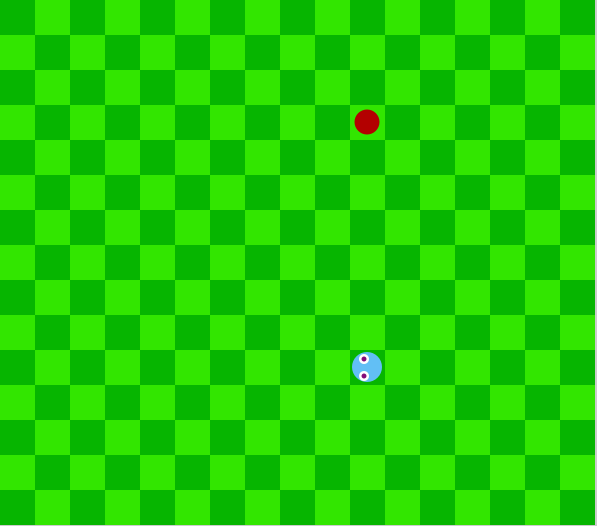
Frame 1 (no input)
Frame 60 (the mouse pressed at the canvas centre just before this capture): identical to frame 1, image omitted
Frame 120 (the mouse held since frame 60 and released just before this capture): identical to frame 1, image omitted

The Processing sketch that drew this single still picture (run headless with seeded random() and noise(); from frame 60 on, the mouse is pressed at the canvas centre):

// Processing sketch: Eindopdracht_1
// ── Eindopdracht_1.pde
int backgroundBlocks = 35; // Grootte van elk blok in de achtergrond
int xBackground = 17; // Aantal blokken in de breedte
int yBackground = 15; // Aantal blokken in de hoogte
int xApple = 1; //Appel x
int yApple = -1; //Appel y
int appleSize = 25; //Appel grootte
int score = 0; //Eindscore
int snakeLength = 1; //Lengte
int snakeSize = 30; //Snake grootte
int horizonKaart = xBackground * backgroundBlocks; //totaal X map
int verticaalKaart = yBackground * backgroundBlocks; //totaal Y map

float speed = 5; //slang snelheid
float dx = speed; //X change
float dy = 0; //Y change
float [] xSnake = new float [1792]; //17 x 15 = 255 //255 x 7(++) = 1792
float [] ySnake = new float [1792]; //15 x 17 = 255 //255 x 7(++) = 1792
float xScore = 200; //X-co score
float yScore = 250; //Y-co score
float xGO = 220; //X-co game over
float yGO = 320; //Y-co game over

boolean beginMoving = false; //Slang begin beweging
boolean gameOver = false; //Dood


String lastKey = ""; //Slaat keys op & begin startMoving();


void setup() {
  size(597, 526);  
  randomiseAppleLocation(); //Appels in de map spawnen
  drawBackgroundBlocks(); //Map tekenen 35x35 blokken  
  placeSnake(); //Slang op de map
}

void draw() {
  if (!gameOver) { //Spel actief
  snakeDirection(); //Slangrichting bepalen
  if (beginMoving) { //Kijken of de slang moet beginnen met bewegen
  snakePosition(); //Update de slang positie
  snakeCollision(); //Slang botsingen
  } 
  drawBackgroundBlocks(); //Achtergrond tekening
  drawApple(); //Appel tekening
  drawSnake(); //Slang tekening
  }else {
  gameOver();  //Voer gameover uit
  }
}

void drawBackgroundBlocks() { //Achtergrond
  noStroke(); //Geen lijnen tussen de map

  for (int i = 0; i < xBackground; i++) { //Breedte blokken
    for (int j = 0; j < yBackground; j++) { //Hoogte blokken

      int xWaarde = i * backgroundBlocks; //Breedte blokken x grootte van achtergrond blokken
      int yWaarde = j * backgroundBlocks; //Hoogte blokken x grootte van achtergrond blokken

      if ((i + j) % 2 == 0) { //Background kleur patroon
        fill(#06b500);
      } else {
        fill(#32e600);
      }
      rect(xWaarde, yWaarde, backgroundBlocks, backgroundBlocks); //Hokjes (i en j zorgen ervoor dat het zo een patroon is)
    }
  }
}

void drawApple() { //Appel tekenen
  
  fill(179, 0, 0); //Apple kleur
  ellipse(xApple, yApple, appleSize, appleSize); //Apple
  
  if (dist(xSnake[0]+17, ySnake[0]+17, xApple, yApple) < appleSize / 2 + 15){ //Als de afstand tussen het hoofd van de slang en de appel kleiner is dan de appel (15 px)
    snakeLength += 7; //Slang krijgt 7 slangdelen erbij (1hokje) als de distance tussen het hoofd en de appel 15 px is
    score++; //+1 score wanneer de distance tussen het hoofd en de appel 15 px is
    randomiseAppleLocation(); //Spawn appel op een random positie van de map als de distance tussen het hoofd en de appel 15 px is
  }
}

void randomiseAppleLocation(){ //Appel spawns
  int withinX = (horizonKaart - backgroundBlocks) / backgroundBlocks; //((17 x 35) - 35) / 35 (zodat het binnen de map spawned)
  int withinY = (verticaalKaart - backgroundBlocks) / backgroundBlocks; //((15 x 35) - 35) / 35 (zodat het binnen de map spawned)

  boolean validPosition = false;

  while (!validPosition) { //Blijft verder gaan tot appel positie valid is
    xApple = (int)(random(0, withinX)) * backgroundBlocks + backgroundBlocks / 2; //(random positie tussen 0 en x) (spawnen in de map) (spawnen in midden van hokje)
    yApple = (int)(random(0, withinY)) * backgroundBlocks + backgroundBlocks / 2; //(random positie tussen 0 en y) (spawnen in de map) (spawnen in midden van hokje)

    validPosition = true; 

    for (int i = 0; i < snakeLength; i++) {
      
      if (xApple == xSnake[i] + 17 && yApple == ySnake[i] + 17) { //Appel niet in slang spawnen
        validPosition = false; //Appelspawn = slang deel = validPosition false = break; (while)
        break; 
      }
    }
  }
}


void placeSnake(){ //Begin 1 hoofd elk slang deel begin op zelfde positie
 xSnake[0] = 350; // Hoofd x positie
  ySnake[0] = 350; // Hoofd y positie
  
  for (int i = 0; i < snakeLength; i++) { //Slang stuk bij einde van lichaams deel
    xSnake[i] = xSnake[0]; //X positie van elk stuk slang
    ySnake[i] = ySnake[0] + (snakeSize * i); //Y positie van elk stuk slang
  }
}

void drawSnake() { //Slang tekenen
  fill(98, 191, 245); //Snake kleur
  
  for (int i = 0; i < snakeLength; i++){
  ellipse(xSnake[i]+17, ySnake [i]+17, snakeSize, snakeSize); //arrays save x y van elk deel. 
  }

  fill(255, 255, 255); //Oogballen
  ellipse(xSnake[0]-3+17, ySnake[0]+9+17, 10, 10);
  ellipse(xSnake[0]-3+17, ySnake[0]-8+17, 10, 10);

  fill(133, 11, 122); //Ooglens
  ellipse(xSnake[0]-3+17, ySnake[0]+9+17, 5, 5);
  ellipse(xSnake[0]-3+17, ySnake[0]-8+17, 5, 5);
}

void snakePosition() { //Houdt slang positie bij
  for (int i = snakeLength; i > 0; i--){ //als i groter is dan 0 word elk slang deel verplaatst naar het deel daarvoor
  xSnake[i] = xSnake[i-1]; //Verplaats x deel met laatste x deel
  ySnake[i] = ySnake[i-1]; //Verplaats y deel met laatste y deel
  }
  xSnake[0] += dx; //x positie (-1 zorgt ervoor dat het niet in elkaar is)
  ySnake[0] += dy; //y positie (-1 zorgt ervoor dat het niet in elkaar is)
}

void startMoving(){ //Start slangbeweging
  beginMoving = true;
  snakeDirection(); //Knows moving direction
}

void keyPressed() {  
    if (keyCode == 37) {
    lastKey = "LEFT";
    startMoving(); //Als de linker arrow (37) wordt ingedrukt dat de slang naar links beweegt.
  } else if (keyCode == 38) {
    lastKey = "UP";
    startMoving(); //Als de up arrow (38) wordt ingedrukt dat de slang naar boven beweegt.
  } else if (keyCode == 39) {
    lastKey = "RIGHT";
    startMoving(); //Als de rechter arrow (39) wordt ingedrukt dat de slang naar rechts beweegt.
  } else if (keyCode == 40) {
    lastKey = "DOWN";
    startMoving(); //Als de down arrow (40) wordt ingedrukt dat de slang naar beneden beweegt.
  }
}


void snakeDirection() { //Richting bepalen
  if (xSnake[0] % 35 == 0 && ySnake[0] % 35 == 0) { //Laat het precies in de hokjes bewegen
    if (lastKey == "LEFT" && dx != speed) {
      dx = -speed; // Negative x waarden = links
      dy = 0; //Niet omhoog of omlaag
    } 
    else if (lastKey == "UP" && dy != speed) {
      dx = 0; //Niet links of rechts
      dy = -speed; //Negative y waarde = omhoog
    } 
    else if (lastKey == "RIGHT" && dx != -speed) {
      dx = speed; // positive x waarden = rechts
      dy = 0; //Niet omhoog of omlaag
    } 
    else if (lastKey == "DOWN" && dy != -speed) {
      dx = 0; // Niet naar links of rechts
      dy = speed; //positive y waarden = omlaag
    }
  }
}

void gameOver(){
  fill(#424744); //Donker grijze kleur
  textSize(50); //Tekst grote (50px)
  textAlign(CENTER); //Tekts in de midden van de map
  
   float xScore = width / 2; //score midden x
   float yScore = height / 2 - 30; //score 30 px hoger dan het midden
   float xGO = width / 2; //gameover text midden x
   float yGO = height / 2 + 30; //gameover text 30 px lager dan het midden 
   text("Score: " + score, xScore, yScore); //Text Score met de score van de amount of appels dat je hebt gegeten er naast

if (score < 10) { //Als je minder dan 10 appels hebt gegeten dan is de text "Quit the game." en als het 10 of hoger is dan zegt het "Game over!"
  text("Quit the game.", xGO, yGO);
} else if (score >= 10) {
  text("Game over!", xGO, yGO);
}
  
  noLoop(); //Zorgt ervoor dat de game helemaal stopt en de draw niet meer herhaalt want dan ben je dood
}

void snakeCollision(){ //Botsingen
  if (xSnake[0] < 0 || xSnake [0] >= horizonKaart || ySnake[0] < 0 || ySnake[0] >= verticaalKaart){ //Als xSnake kleiner is dan 0 of xSnake gelijk/groter is dan horizonKaart (zelfde met y)
  gameOver = true;
  }
  for (int i = 1; i < snakeLength; i++){ 
    if(xSnake[0] == xSnake[i] && ySnake[0] == ySnake[i]){ //Als de xSnake en ySnake van de hoofd van de slang gelijk zijn als de x en y van de lichaams delen dan is het spel afgelopen
    gameOver = true;
    }
  }
}
